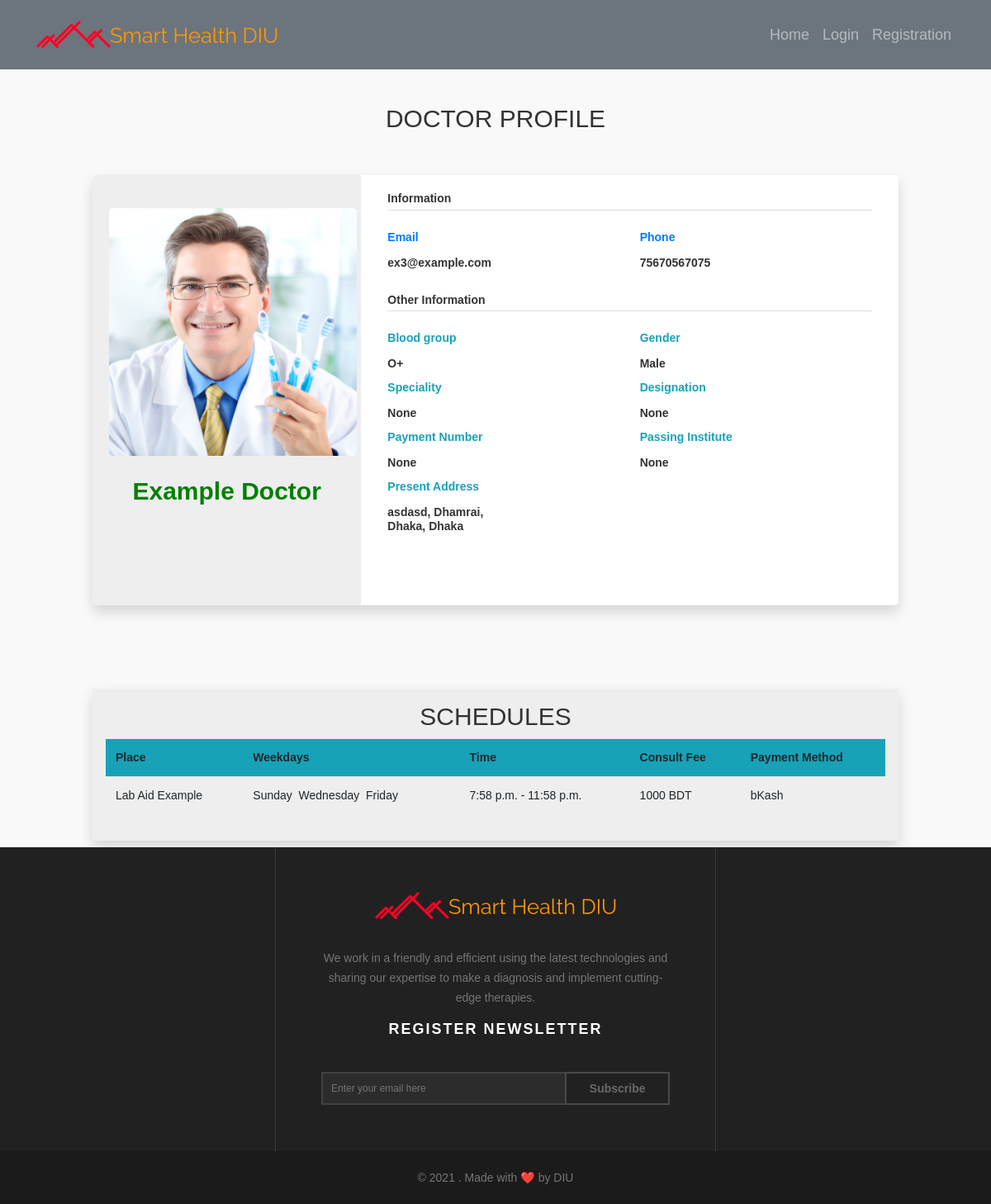
Page /user/doctor/2/ on the committed database.
### users/models.py (models this page shows, shortened)
class User(AbstractUser):
    USER_TYPE_CHOICES = (
        (1, 'admin'),
        (2, 'doctor'),
        (3, 'patients'),
        (4, 'doctor admin'),
        (5, 'patient admin'),
    )
    VERIFY_STATUS = (
        ('yes', 'yes'),
        ('no', 'no')
    )
    GENDER_CHOICES = (
        ('Male', 'Male'),
        ('Female', 'Female'),
    )
    BG_CHOICES = (
        ('O+', 'O+'),
        ('O-', 'O-'),
        ('A+', 'A+'),
        ('A-', 'A-'),
        ('B+', 'B+'),
        ('B-', 'B-'),
        ('AB+', 'AB+'),
        ('AB-', 'AB-'),
    )
    DESIGNATION_CHOICES = (
        ('Professor', 'Professor'),
	    ('Associate Professor', 'Associate Professor'),
	    ('Assistant Professor', 'Assistant Professor'),
        ('Consultant', 'Consultant'),
	    ('Registras', 'Registras'),
	    ('Assistant Registras', 'Assistant Registras'),
	    ('IMO', 'IMO'),
        ('EMO', 'EMO'),
        ('RMO', 'RMO'),
        ('HMO', 'HMO'),
        ('Other', 'Other')
    )
    username = None
    sn = models.CharField(verbose_name='Serial Number', max_length=12, unique=True, error_messages={'required': 'Your Name is Required'})
    pm_division = models.ForeignKey(Division, verbose_name='Division', related_name='pm_division', on_delete=models.DO_NOTHING, null=True, blank=True)
    pm_district = models.ForeignKey(District, verbose_name='District', related_name='pm_district', on_delete=models.DO_NOTHING, null=True, blank=True)
    pm_thana = models.ForeignKey(Thana, verbose_name='Thana', related_name='pm_thana', on_delete=models.DO_NOTHING, null=True, blank=True)
    ps_division = models.ForeignKey(Division, verbose_name='Division', related_name='ps_division', on_delete=models.DO_NOTHING, null=True, blank=True)
    ps_district = models.ForeignKey(District, verbose_name='District', related_name='ps_district', on_delete=models.DO_NOTHING, null=True, blank=True)
    ps_thana = models.ForeignKey(Thana, verbose_name='Thana', related_name='ps_thana', on_delete=models.DO_NOTHING, null=True, blank=True)
    pm_village = models.CharField(verbose_name='Village',max_length=50, null=True, blank=True)
    ps_village = models.CharField(verbose_name='Village',max_length=50, null=True, blank=True)
    pm_union = models.CharField(verbose_name='Union',max_length=50, null=True, blank=True)
    ps_union = models.CharField(verbose_name='Union',max_length=50, null=True, blank=True)
    pm_ward = models.CharField(verbose_name='Ward',max_length=50, null=True, blank=True)
    ps_ward = models.CharField(verbose_name='Ward',max_length=50, null=True, blank=True)
    birthday = models.DateField(null=True, blank=True)
    image = models.ImageField(default='default.jpg', upload_to='users', null=True, blank=True)
    verified = models.CharField(max_length=10, choices=VERIFY_STATUS, null=True, default='no')
    user_type = models.PositiveIntegerField(choices=USER_TYPE_CHOICES, default=3, blank=True, null=True)
    mobile = models.CharField(verbose_name='Mobile Number', max_length=11, blank=True)
    payment = models.CharField(verbose_name='Payment Number', max_length=11, null=True, blank=True)
    nid = models.CharField(verbose_name='National ID', max_length=10, unique=True, blank=True, null=True)
    bma = models.CharField(verbose_name='BMA Code', max_length=20, unique=True, blank=True, null=True)
    institute = models.CharField(verbose_name='Institute', max_length=100, blank=True, null=True)
    designation = models.CharField(verbose_name='Designation', max_length=50, choices=DESIGNATION_CHOICES, blank=True, null=True)
    specialist = models.ForeignKey(Speciality, verbose_name='Specialist', blank=True, null=True, on_delete=models.CASCADE)
    father_name = models.CharField(verbose_name='Father\'s name', max_length=25, null=True, blank=True)
    mother_name = models.CharField(verbose_name='Mother\'s name', max_length=25, null=True, blank=True)
    father_mobile = models.CharField(verbose_name='Father\'s Mobile', max_length=11, null=True, blank=True)
    mother_mobile = models.CharField(verbose_name='Mother\'s Mobile', max_length=11, null=True, blank=True)
    bg = models.CharField(verbose_name='Blood Group', max_length=11, choices=BG_CHOICES, null=True, blank=True)
    gender = models.CharField(verbose_name='Select Gender', max_length=11, choices=GENDER_CHOICES, null=True, blank=True)
    USERNAME_FIELD = 'sn'

class Thana(models.Model):
    district = models.ForeignKey(District, on_delete=models.CASCADE)
    name = models.CharField(max_length=30)
    def __str__(self):
        return self.name

class District(models.Model):
    division = models.ForeignKey(Division, on_delete=models.CASCADE)
    name = models.CharField(max_length=30)
    def __str__(self):
        return self.name

class Division(models.Model):
    name = models.CharField(max_length=20)
    def __str__(self):
        return self.name

class Schedule(models.Model):
    DAYS = (
        ('Sunday', 'Sunday'),
        ('Monday', 'Monday'),
        ('Tuesday', 'Tuesday'),
        ('Wednessday', 'Wednessday'),
        ('Thursday', 'Thursday'),
        ('Friday', 'Friday'),
        ('Saturday', 'Saturday'),
    )
    PAYMENT_METHOD_CHOICES = (
        ('bKash', 'bKash'),
        ('Rocket', 'Rocket'),
        ('Nagad', 'Nagad'),
        ('DBBL', 'DBBL'),
        ('Skrill', 'Skrill'),
        ('Aqua', 'Aqua')
    )
    name = models.CharField(verbose_name='Place', max_length=200, null=True)
    wkfrom = models.CharField(verbose_name='Start Day', max_length=15, choices=DAYS, null=True)
    wkto = models.CharField(verbose_name='End day', max_length=15, choices=DAYS, null=True)
    days = models.ManyToManyField(to=Days, related_name='days', verbose_name='Select Days', null=True)
    pm_method = models.CharField(verbose_name="Payment Method", choices=PAYMENT_METHOD_CHOICES, blank=True, null=True, max_length=6)
    timefrom = models.TimeField(verbose_name='Time From', null=True)
    timeto = models.TimeField(verbose_name='Time To', null=True)
    fee = models.CharField(verbose_name='Consultaiton Fee', max_length=20)
    doctor = models.ForeignKey(User, on_delete=models.CASCADE, null=True)

class Days(models.Model):
    day = models.CharField(verbose_name='Day', max_length=20)
    def __str__(self):
        return self.day

### users/views.py (the view)
# urls.py: path('user/doctor/<int:pk>/', DoctorDetailView.as_view(), name='doctor-view'),
class DoctorDetailView(DetailView):
    model = User
    context_object_name = 'user'
    template_name = 'users/dashboard/doctor.html'
    def get_context_data(self, **kwargs):
        kwargs['schedules'] = Schedule.objects.filter(doctor_id=self.kwargs['pk'])
        return super().get_context_data(**kwargs)

### users/templates/users/dashboard/doctor.html (shortened to what this page needs)
{% extends 'users/dashboard/base.html' %}
{% block content %}
<div class="row mx-auto">
    <div class="col-md-10 mx-auto">
        <br>
        <br>
        <h3 class="text-uppercase text-center">Doctor Profile</h3>
        <br>
        <br>
        <div class="row">
            <div class="col-xl-12 col-md-12">
                <div class="card user-card-full shadow">
                    <div class="row m-l-0 m-r-0">
                        <div class="col-sm-4 bg-c-lite-green user-profile">
                            <div class="card-block text-center text-white">
                                <div class="m-b-25"> <img src="{{ user.image.url }}" class="img-radius" width="300px" height="300px" alt="User-Profile-Image"> </div>
                                <h3 class="f-w-600">
                                    {% if user.verified == 'yes' %}
                                    <span style="color: green;">{{ user.first_name }} {{ user.last_name }}</span>
                                    {% else %}
                                        <span style="color: red;">{{ user.first_name }} {{ user.last_name }}</span>
                                    {% endif %}
                                </h3>
                            </div>
                        </div>
                        <div class="col-sm-8">
                            <div class="card-block">
                                <h6 class="m-b-20 p-b-5 b-b-default f-w-600">Information</h6>
                                <div class="row">
                                    <div class="col-sm-6">
                                        <p class="m-b-10 f-w-600 text-primary">Email</p>
                                        <h6 class="f-w-400">{{ user.email }}</h6>
                                    </div>
                                    <div class="col-sm-6">
                                        <p class="m-b-10 f-w-600 text-primary">Phone</p>
                                        <h6 class="f-w-400">{{ user.mobile }}</h6>
                                    </div>
                                </div>
                                <h6 class="m-b-20 m-t-40 p-b-5 b-b-default f-w-600">Other Information</h6>
                                <div class="row">
                                    <div class="col-sm-6">
                                        <p class="m-b-10 f-w-600 text-info">Blood group</p>
                                        <h6 class="f-w-400">{{ user.bg }}</h6>
                                    </div>
                                    <div class="col-sm-6">
                                        <p class="m-b-10 f-w-600 text-info">Gender</p>
                                        <h6 class="f-w-400">{{ user.gender }}</h6>
                                    </div>
                                    {% if user.user_type == 2 %}
                                    <div class="col-sm-6">
                                        <p class="m-b-10 f-w-600 text-info">Speciality</p>
                                        <h6 class="f-w-400">{{ user.specialist }}</h6>
                                    </div>
                                    <div class="col-sm-6">
                                        <p class="m-b-10 f-w-600 text-info">Designation</p>
                                        <h6 class="f-w-400">{{ user.designation }}</h6>
                                    </div>
                                    <div class="col-sm-6">
                                        <p class="m-b-10 f-w-600 text-info">Payment Number</p>
                                        <h6 class="f-w-400">{{ user.payment }}</h6>
                                    </div>
                                    <div class="col-sm-6">
                                        <p class="m-b-10 f-w-600 text-info">Passing Institute</p>
                                        <h6 class="f-w-400">{{ user.institute }}</h6>
                                    </div>
                                    {% endif %}
                                    <div class="col-sm-6">
                                        <p class="m-b-10 f-w-600 text-info">Present Address</p>
                                        <h6 class="f-w-400">{{ user.ps_village }}, {{ user.ps_thana }},<br>
                                            {{ user.ps_district }}, {{ user.ps_division }}</h6>
                                    </div>
                                </div>
                                <ul class="social-link list-unstyled m-t-40 m-b-10">
                                    <li></li>
                                    <li></li>
                                    <li></li>
                                </ul>
                            </div>
                        </div>
                    </div>
                </div>
            </div>
        </div>
        <br>
        <br><br>
        <div class="my-2 shadow p-3" style="background-color: #eee;">
            <h3 class="text-center text-uppercase">Schedules</h3>
            <table class="table table-striped table-hover">
                <tbody>
                    <tr>
                        <th class="bg-info">Place</th>
                        <th class="bg-info">Weekdays</th>
                        <th class="bg-info">Time</th>
                        <th class="bg-info">Consult Fee</th>
                        <th class="bg-info">Payment Method</th>
                    </tr>
                {% for schedule in schedules %}
                    <tr>
                        <td>{{ schedule.name }}</td>
                        <td>
                            {% for day in schedule.days.all %}
                                {{ day }}&nbsp;
                            {% endfor %}
                        </td>
                        <td>{{ schedule.timefrom }} - {{ schedule.timeto }}</td>
                        <td>{{ schedule.fee }} BDT</td>
                        <td>{{ schedule.pm_method }}</td>
                    </tr>
                {% endfor %}
                </tbody>
            </table>
        </div>
    </div>
</div>
{% endblock content %}

### users/templates/users/dashboard/base.html (shortened to what this page needs)
{% load static %}
<!DOCTYPE html>
<html lang="en">
<head>
<link href="{% static 'css/styles.css' %}" rel="stylesheet" />
<link href="{% static 'dc/css/main.css' %}" rel="stylesheet" type="text/css">
<link href="{% static 'dc/css/style.css' %}" rel="stylesheet" type="text/css">
<link href="{% static 'dc/css/responsive.css' %}" rel="stylesheet" type="text/css">
<link href="{% static 'dc/css/animate.css' %}" rel="stylesheet" type="text/css">
<link href="{% static 'dc/css/font-awesome.min.css' %}" rel="stylesheet" type="text/css">
<link href="{% static 'dc/css/ionicons.min.css' %}" rel="stylesheet" type="text/css">
<link href="https://cdn.datatables.net/1.10.20/css/dataTables.bootstrap4.min.css" rel="stylesheet" />
<link rel="stylesheet" href="//code.jquery.com/ui/1.12.1/themes/base/jquery-ui.css">
</head>
<body>
  <nav class="navbar navbar-expand-lg navbar-dark bg-secondary p-3" style="font-size: 18px; font-weight: 500;">
    <div class="container-fluid d-flex justify-content-between">
      <a class="navbar-brand" href="#"><img src="/media/images/main-logo.png" alt=""></a>
      <div class="collapse navbar-collapse" id="navbarSupportedContent">
        <ul class="navbar-nav ml-auto mb-2 mb-lg-0">
          <li class="nav-item">
            <a class="nav-link" aria-current="page" href="{% url 'home' %}">Home</a>
          </li>
          {% if request.user.is_authenticated %}
            {% if request.user.user_type == 1 or request.user.user_type == 4  or request.user.user_type == 5 %}
            <li class="nav-item"><a class="nav-link" href="{% url 'admind' %}">Dashobaord</a></li>
            <li class="nav-item"><a class="nav-link" href="{% url 'logout' %}">Logout</a></li>
            {% else %}
            <li class="nav-item"><a class="nav-link" href="{% url 'search' %}">Search Doctor</a></li>
            <li class="nav-item"><a class="nav-link" href="{% url 'user-update' request.user.id %}">Update Account</a></li>
            <li class="nav-item"><a class="nav-link" href="{% url 'otp-gen' %}">Update Locked Field</a></li>
            {% if request.user.user_type == 2 %}
            <li class="nav-item"><a class="nav-link" href="{% url 'search-patient' %}">Search Patient</a></li>
            <li class="nav-item"><a href="{% url 'schedule-create' user.id %}" class="nav-link">Add Schedule</a></li>
            {% endif %}
            <li class="nav-item"><a class="nav-link" href="{% url 'user-profile' request.user.id %}">Profile</a></li>
            <li class="nav-item"><a class="nav-link" href="{% url 'logout' %}">Logout</a></li>
            {% endif %}
            {% else %}
            <li class="nav-item"><a class="nav-link" href="{% url 'login' %}">Login</a></li>
            <li class="nav-item"><a class="nav-link" href="{% url 'register' %}">Registration</a></li>
          {% endif %}
        </ul>
      </div>
    </div>
  </nav>
<div id="wrap">
    {% block content %}
    {% endblock content %}
  <footer>
    <div class="container">
      <div class="row">
        <div class="col-md-3 py-5">
        </div>
        <div class="col-md-6">
          <div class="small-info"> <img src="/media/images/main-logo.png" alt="">
            <p>We work in a friendly and efficient using the latest technologies and sharing our expertise to make a diagnosis and implement cutting-edge therapies.</p>
            <h5>register newsletter</h5>
            <form>
              <input type="email" placeholder="Enter your email here" required>
              <button type="submit"> Subscribe</button>
            </form>
          </div>
        </div>
        <div class="col-md-3">
        </div>
      </div>
    </div>
    <div class="rights">
      <p>© 2021 . Made with ❤️ by DIU </p>
    </div>
  </footer>
</div>
</body>
</html>

### rows in the picture
User: image (picture), first_name "Example", last_name "Doctor", email "ex3@example.com", mobile "75670567075", bg "O+", gender "Male", specialist "None", designation "None", payment "None", institute "None", ps_village "asdasd", ps_thana "Dhamrai", ps_district "Dhaka", ps_division "Dhaka"
Schedule: name "Lab Aid Example", timefrom "7:58 p.m.", timeto "11:58 p.m.", fee "1000", pm_method "bKash"
Days: day "Sunday"
Days: day "Wednesday"
Days: day "Friday"
